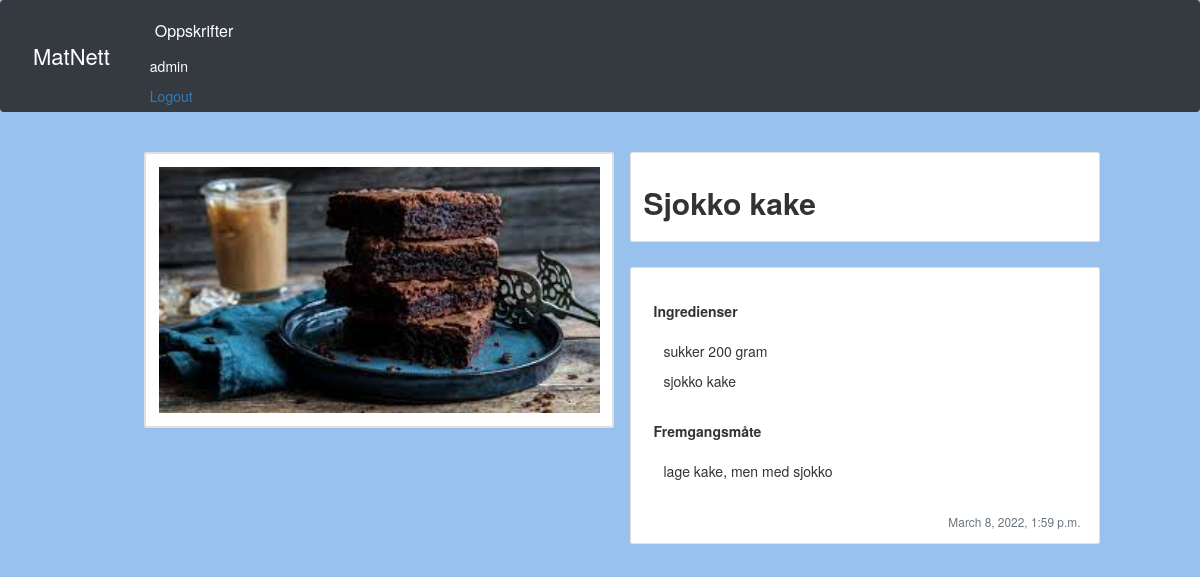
The page /recipe/16/ (signed in) on the database its author committed.
### matapp/models.py (models this page shows, shortened)
class Recipe(models.Model):
    Host = models.ForeignKey(User, null=True, on_delete=models.SET_NULL)
    title = models.CharField(max_length=200, null=True)
    description = models.TextField(null=True)
    ingredients = models.TextField(null=True)
    date_created = models.DateTimeField(auto_now_add=True, null=True)
    avatar = models.ImageField(null=True, default="defaultRecipe.jpg")
    created = models.DateTimeField(auto_now_add=True)
    class Meta:
        ordering = ['-created']
    def ingredientsFormat(self):
        return self.ingredients.split('\n')

### matapp/views.py (the view)
# urls.py: path('recipe/', views.recipe),
@login_required(login_url='login')
def recipe(request, pk):
    current = Recipe.objects.get(id=pk)
    return render(request, 'matapp/recipe.html', {'current': current})

### matapp/templates/matapp/recipe.html (shortened to what this page needs)
{% extends 'matapp/main.html' %}
{% load static %}
{% block content %}
<br>
<div>
    <div class="row">
        <div class="col">
            <div class="col-md" style="margin-left: 20%;">
                <div class="card mb-2">
                    <div class="card card-body text-black">
                        <img src="{{current.avatar.url}}" class="img-fluid" alt="...">
                    </div>
                </div>
            </div>
        </div>
        <div class="col">
            <div class="col-md" style="margin-right: 20%;">
                <div class="card mb-2">
                    <div class="card-body">
                        <h2><b>{{current.title}}</b></h2>
                    </div>
                </div>
            </div>
            <div class="col-md" style="margin-right: 20%;">
                    <br>
                    <div class="card mb-2">
                    <div class="card-body">
                        <br>
                    <b style="margin-left: 10px;">Ingredienser</b>
                    <br><br>
                        {% for line in current.ingredientsFormat %}
                        <p class="card-text" style="margin-left: 20px;">{{line}}</p>
                        {% endfor %}
                   <br>
                    <b style="margin-left: 10px;">Fremgangsmåte</b>
                    <br><br>
                    <p class="card-text" style="margin-left: 20px;">{{current.description}}</p>
                    <br>
                    <div class="article-metadata" style="text-align: right;">
                        <small class="text-muted" style="margin-right: 6px;">{{current.date_created}}</small>
                    </div>
                </div>
            </div>
                </div>
            </div>
        </div>
    </div>
</div>
{% endblock %}

### matapp/templates/matapp/navbar.html (shortened to what this page needs)
{% load static %}
<nav class="navbar navbar-expand-lg navbar-dark bg-dark">
  <a class="navbar-brand" style="font-size: 22px; margin-left: 7px;" href="#">MatNett</a>
  <div class="collapse navbar-collapse" id="navbarNav">
    <ul class="navbar-nav">
      <li class="nav-item active">
        <a class="nav-link" style="font-size: 16px;" href="http://127.0.0.1:8000/browse">Oppskrifter</a>
        {% if request.user.is_authenticated %}
          <p style="color:white">{{request.user}}</p>
          <a href="{% url 'logout' %}">Logout</a>
        {% endif %}
      </li>
    </ul>
  </div>
</nav>

### matapp/templates/matapp/recipe.html (style rules this page uses)
body { background-color: rgb(153, 193, 238); }
.col-md { width: 500px; }

### matapp/templates/matapp/main.html (style rules this page uses)
body { background-color: rgb(153, 193, 238); }

### rows shown on the page
Recipe: avatar (picture), title "Sjokko kake", description "lage kake, men med sjokko", date_created "March 8, 2022, 1:59 p.m."

### other values the page prints
{{ request.user }} "admin"
{{ line }} "sukker 200 gram" "sjokko kake"
